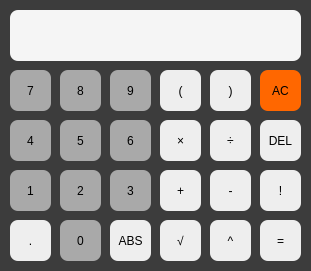
<?xml version="1.0" encoding="UTF-8"?>
<ui version="4.0">
 <class>Form</class>
 <widget class="QWidget" name="Form">
  <property name="geometry">
   <rect>
    <x>0</x>
    <y>0</y>
    <width>311</width>
    <height>271</height>
   </rect>
  </property>
  <property name="windowTitle">
   <string>Form</string>
  </property>
  <property name="styleSheet">
   <string notr="true">
background-color: rgb(60, 60, 60);</string>
  </property>
  <widget class="QPushButton" name="pushButton_point">
   <property name="geometry">
    <rect>
     <x>10</x>
     <y>220</y>
     <width>41</width>
     <height>41</height>
    </rect>
   </property>
   <property name="styleSheet">
    <string notr="true">font: 75 11pt &quot;Arial&quot;;
background-color: rgb(238, 238, 238);
border-style: outset;
border-radius: 8px;</string>
   </property>
   <property name="text">
    <string>.</string>
   </property>
  </widget>
  <widget class="QPushButton" name="pushButton_one">
   <property name="geometry">
    <rect>
     <x>10</x>
     <y>170</y>
     <width>41</width>
     <height>41</height>
    </rect>
   </property>
   <property name="styleSheet">
    <string notr="true">font: 75 11pt &quot;Arial&quot;;
background-color: rgb(169, 169, 169);
border-style: outset;
border-radius: 8px;</string>
   </property>
   <property name="text">
    <string>1</string>
   </property>
  </widget>
  <widget class="QPushButton" name="pushButton_eight">
   <property name="geometry">
    <rect>
     <x>60</x>
     <y>70</y>
     <width>41</width>
     <height>41</height>
    </rect>
   </property>
   <property name="styleSheet">
    <string notr="true">font: 75 11pt &quot;Arial&quot;;
background-color: rgb(169, 169, 169);
border-style: outset;
border-radius: 8px;</string>
   </property>
   <property name="text">
    <string>8</string>
   </property>
  </widget>
  <widget class="QPushButton" name="pushButton_five">
   <property name="geometry">
    <rect>
     <x>60</x>
     <y>120</y>
     <width>41</width>
     <height>41</height>
    </rect>
   </property>
   <property name="styleSheet">
    <string notr="true">font: 75 11pt &quot;Arial&quot;;
background-color: rgb(169, 169, 169);
border-style: outset;
border-radius: 8px;</string>
   </property>
   <property name="text">
    <string>5</string>
   </property>
  </widget>
  <widget class="QPushButton" name="pushButton_two">
   <property name="geometry">
    <rect>
     <x>60</x>
     <y>170</y>
     <width>41</width>
     <height>41</height>
    </rect>
   </property>
   <property name="styleSheet">
    <string notr="true">font: 75 11pt &quot;Arial&quot;;
background-color: rgb(169, 169, 169);
border-style: outset;
border-radius: 8px;</string>
   </property>
   <property name="text">
    <string>2</string>
   </property>
  </widget>
  <widget class="QPushButton" name="pushButton_zero">
   <property name="geometry">
    <rect>
     <x>60</x>
     <y>220</y>
     <width>41</width>
     <height>41</height>
    </rect>
   </property>
   <property name="styleSheet">
    <string notr="true">font: 75 11pt &quot;Arial&quot;;
background-color: rgb(169, 169, 169);
border-style: outset;
border-radius: 8px;</string>
   </property>
   <property name="text">
    <string>0</string>
   </property>
  </widget>
  <widget class="QPushButton" name="pushButton_seven">
   <property name="geometry">
    <rect>
     <x>10</x>
     <y>70</y>
     <width>41</width>
     <height>41</height>
    </rect>
   </property>
   <property name="styleSheet">
    <string notr="true">font: 75 11pt &quot;Arial&quot;;
background-color: rgb(169, 169, 169);
border-style: outset;
border-radius: 8px;</string>
   </property>
   <property name="text">
    <string>7</string>
   </property>
  </widget>
  <widget class="QPushButton" name="pushButton_four">
   <property name="geometry">
    <rect>
     <x>10</x>
     <y>120</y>
     <width>41</width>
     <height>41</height>
    </rect>
   </property>
   <property name="styleSheet">
    <string notr="true">font: 75 11pt &quot;Arial&quot;;
background-color: rgb(169, 169, 169);
border-style: outset;
border-radius: 8px;</string>
   </property>
   <property name="text">
    <string>4</string>
   </property>
  </widget>
  <widget class="QPushButton" name="pushButton_nine">
   <property name="geometry">
    <rect>
     <x>110</x>
     <y>70</y>
     <width>41</width>
     <height>41</height>
    </rect>
   </property>
   <property name="styleSheet">
    <string notr="true">font: 75 11pt &quot;Arial&quot;;
background-color: rgb(169, 169, 169);
border-style: outset;
border-radius: 8px;</string>
   </property>
   <property name="text">
    <string>9</string>
   </property>
  </widget>
  <widget class="QPushButton" name="pushButton_six">
   <property name="geometry">
    <rect>
     <x>110</x>
     <y>120</y>
     <width>41</width>
     <height>41</height>
    </rect>
   </property>
   <property name="styleSheet">
    <string notr="true">font: 75 11pt &quot;Arial&quot;;
background-color: rgb(169, 169, 169);
border-style: outset;
border-radius: 8px;</string>
   </property>
   <property name="text">
    <string>6</string>
   </property>
  </widget>
  <widget class="QPushButton" name="pushButton_three">
   <property name="geometry">
    <rect>
     <x>110</x>
     <y>170</y>
     <width>41</width>
     <height>41</height>
    </rect>
   </property>
   <property name="styleSheet">
    <string notr="true">font: 75 11pt &quot;Arial&quot;;
background-color: rgb(169, 169, 169);
border-style: outset;
border-radius: 8px;</string>
   </property>
   <property name="text">
    <string>3</string>
   </property>
  </widget>
  <widget class="QPushButton" name="pushButton_rightbracket">
   <property name="geometry">
    <rect>
     <x>210</x>
     <y>70</y>
     <width>41</width>
     <height>41</height>
    </rect>
   </property>
   <property name="styleSheet">
    <string notr="true">font: 75 11pt &quot;Arial&quot;;
background-color: rgb(238, 238, 238);
border-style: outset;
border-radius: 8px;</string>
   </property>
   <property name="text">
    <string>)</string>
   </property>
  </widget>
  <widget class="QPushButton" name="pushButton_ABS">
   <property name="geometry">
    <rect>
     <x>110</x>
     <y>220</y>
     <width>41</width>
     <height>41</height>
    </rect>
   </property>
   <property name="styleSheet">
    <string notr="true">font: 75 11pt &quot;Arial&quot;;
background-color: rgb(238, 238, 238);
border-style: outset;
border-radius: 8px;</string>
   </property>
   <property name="text">
    <string>ABS</string>
   </property>
  </widget>
  <widget class="QPushButton" name="pushButton_mul">
   <property name="geometry">
    <rect>
     <x>160</x>
     <y>120</y>
     <width>41</width>
     <height>41</height>
    </rect>
   </property>
   <property name="styleSheet">
    <string notr="true">font: 75 11pt &quot;Arial&quot;;
background-color: rgb(238, 238, 238);
border-style: outset;
border-radius: 8px;</string>
   </property>
   <property name="text">
    <string>×</string>
   </property>
  </widget>
  <widget class="QPushButton" name="pushButton_plus">
   <property name="geometry">
    <rect>
     <x>160</x>
     <y>170</y>
     <width>41</width>
     <height>41</height>
    </rect>
   </property>
   <property name="styleSheet">
    <string notr="true">font: 75 11pt &quot;Arial&quot;;
background-color: rgb(238, 238, 238);
border-style: outset;
border-radius: 8px;</string>
   </property>
   <property name="text">
    <string>+</string>
   </property>
  </widget>
  <widget class="QPushButton" name="pushButton_squarerooy">
   <property name="geometry">
    <rect>
     <x>160</x>
     <y>220</y>
     <width>41</width>
     <height>41</height>
    </rect>
   </property>
   <property name="styleSheet">
    <string notr="true">font: 75 11pt &quot;Arial&quot;;
background-color: rgb(238, 238, 238);
border-style: outset;
border-radius: 8px;</string>
   </property>
   <property name="text">
    <string>√</string>
   </property>
  </widget>
  <widget class="QPushButton" name="pushButton_fact">
   <property name="geometry">
    <rect>
     <x>260</x>
     <y>170</y>
     <width>41</width>
     <height>41</height>
    </rect>
   </property>
   <property name="styleSheet">
    <string notr="true">font: 75 11pt &quot;Arial&quot;;
background-color: rgb(238, 238, 238);
border-style: outset;
border-radius: 8px;</string>
   </property>
   <property name="text">
    <string>!</string>
   </property>
  </widget>
  <widget class="QPushButton" name="pushButton_div">
   <property name="geometry">
    <rect>
     <x>210</x>
     <y>120</y>
     <width>41</width>
     <height>41</height>
    </rect>
   </property>
   <property name="styleSheet">
    <string notr="true">font: 75 11pt &quot;Arial&quot;;
background-color: rgb(238, 238, 238);
border-style: outset;
border-radius: 8px;</string>
   </property>
   <property name="text">
    <string>÷</string>
   </property>
  </widget>
  <widget class="QPushButton" name="pushButton_minus">
   <property name="geometry">
    <rect>
     <x>210</x>
     <y>170</y>
     <width>41</width>
     <height>41</height>
    </rect>
   </property>
   <property name="styleSheet">
    <string notr="true">font: 75 11pt &quot;Arial&quot;;
background-color: rgb(238, 238, 238);
border-style: outset;
border-radius: 8px;</string>
   </property>
   <property name="text">
    <string>-</string>
   </property>
  </widget>
  <widget class="QPushButton" name="pushButton_power">
   <property name="geometry">
    <rect>
     <x>210</x>
     <y>220</y>
     <width>41</width>
     <height>41</height>
    </rect>
   </property>
   <property name="styleSheet">
    <string notr="true">font: 75 11pt &quot;Arial&quot;;
background-color: rgb(238, 238, 238);
border-style: outset;
border-radius: 8px;</string>
   </property>
   <property name="text">
    <string>^</string>
   </property>
  </widget>
  <widget class="QPushButton" name="pushButton_equal">
   <property name="geometry">
    <rect>
     <x>260</x>
     <y>220</y>
     <width>41</width>
     <height>41</height>
    </rect>
   </property>
   <property name="styleSheet">
    <string notr="true">font: 75 11pt &quot;Arial&quot;;
background-color: rgb(238, 238, 238);
border-style: outset;
border-radius: 8px;</string>
   </property>
   <property name="text">
    <string>=</string>
   </property>
  </widget>
  <widget class="QPushButton" name="pushButton_DEL">
   <property name="geometry">
    <rect>
     <x>260</x>
     <y>120</y>
     <width>41</width>
     <height>41</height>
    </rect>
   </property>
   <property name="styleSheet">
    <string notr="true">font: 75 11pt &quot;Arial&quot;;
background-color: rgb(238, 238, 238);
border-style: outset;
border-radius: 8px;</string>
   </property>
   <property name="text">
    <string>DEL</string>
   </property>
  </widget>
  <widget class="QPushButton" name="pushButton_AC">
   <property name="geometry">
    <rect>
     <x>260</x>
     <y>70</y>
     <width>41</width>
     <height>41</height>
    </rect>
   </property>
   <property name="styleSheet">
    <string notr="true">background-color: rgb(255, 103, 0);
font: 75 11pt &quot;Arial&quot;;
border-style: outset;
border-radius: 8px;</string>
   </property>
   <property name="text">
    <string>AC</string>
   </property>
  </widget>
  <widget class="QLineEdit" name="lineEdit">
   <property name="geometry">
    <rect>
     <x>10</x>
     <y>10</y>
     <width>291</width>
     <height>51</height>
    </rect>
   </property>
   <property name="styleSheet">
    <string notr="true">font: 75 11pt &quot;Arial&quot;;
background-color: rgb(245, 245, 245);
border-style: outset;
border-radius: 8px;</string>
   </property>
  </widget>
  <widget class="QPushButton" name="pushButton_leftbracket">
   <property name="geometry">
    <rect>
     <x>160</x>
     <y>70</y>
     <width>41</width>
     <height>41</height>
    </rect>
   </property>
   <property name="styleSheet">
    <string notr="true">font: 75 11pt &quot;Arial&quot;;
background-color: rgb(238, 238, 238);
border-style: outset;
border-radius: 8px;</string>
   </property>
   <property name="text">
    <string>(</string>
   </property>
  </widget>
 </widget>
 <resources/>
 <connections/>
</ui>
